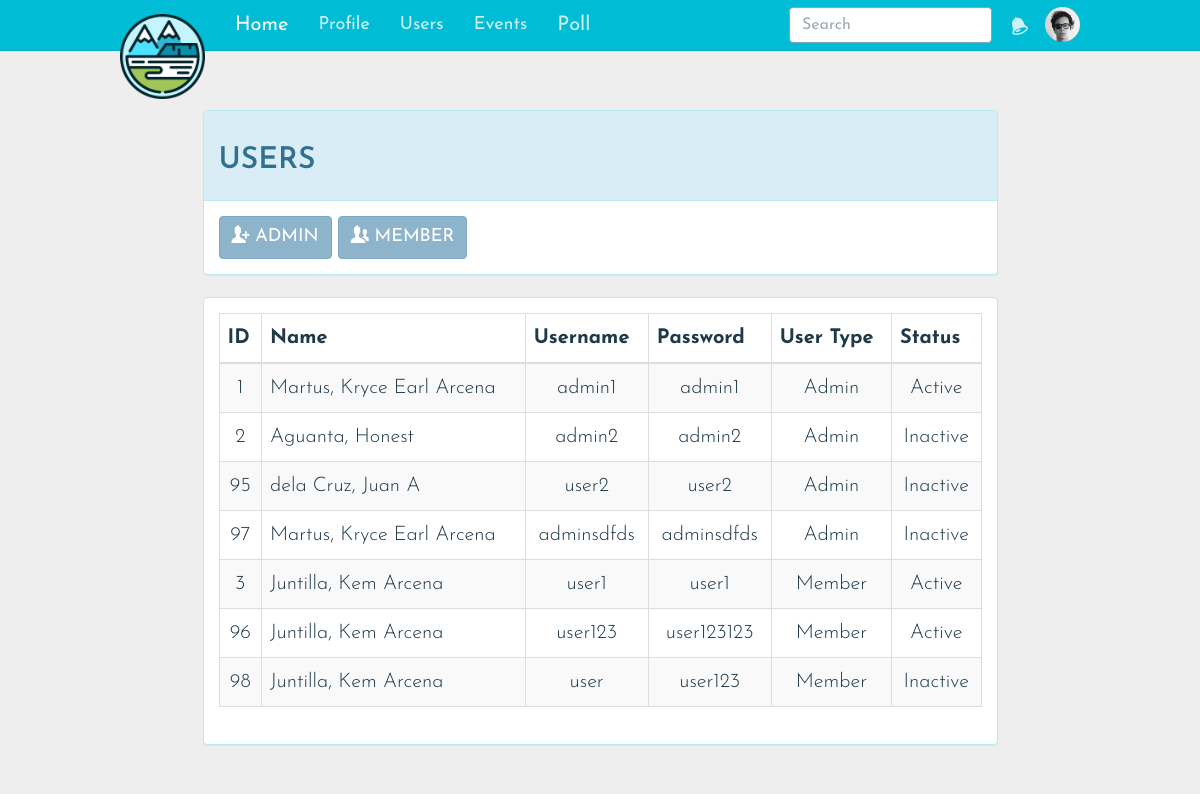
The page /users.php (signed in) on the database as committed earlier.
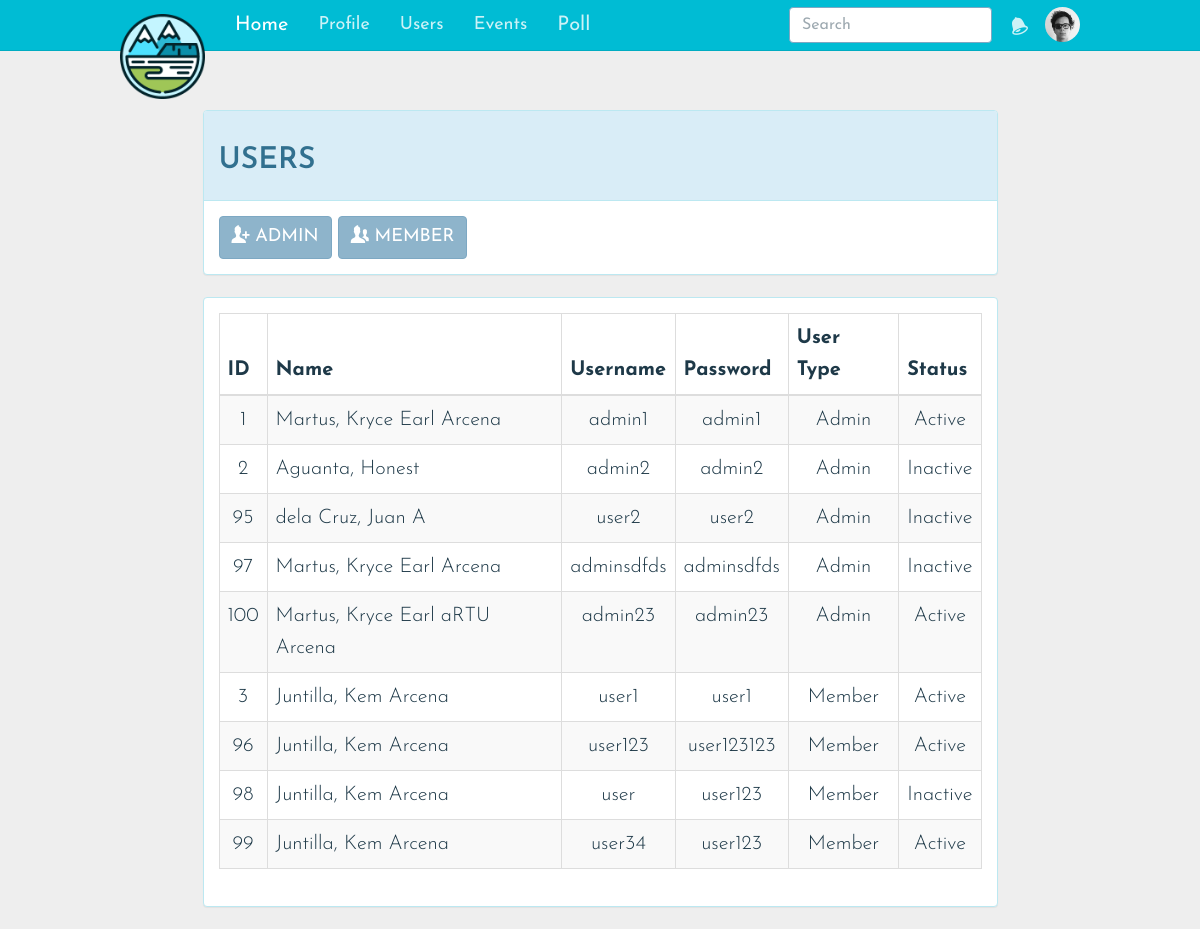
The same page on the database as committed later.
### tables this page shows
CREATE TABLE `users` (
  `id` int(10) NOT NULL AUTO_INCREMENT COMMENT 'User ID',
  `user_type_id` int(10) DEFAULT NULL,
  `status_id` int(10) DEFAULT NULL,
  `first_name` varchar(255) DEFAULT NULL,
  `username` varchar(255) DEFAULT NULL,
  `password` varchar(255) DEFAULT NULL,
  `last_name` varchar(255) DEFAULT NULL,
  `middle_name` varchar(255) DEFAULT NULL,
  PRIMARY KEY (`id`),
  KEY `user_type_id` (`user_type_id`),
  KEY `status_id` (`status_id`),
  CONSTRAINT `users_ibfk_1` FOREIGN KEY (`user_type_id`) REFERENCES `user_type` (`user_type_id`),
  CONSTRAINT `users_ibfk_2` FOREIGN KEY (`status_id`) REFERENCES `user_status` (`status_id`)
);

CREATE TABLE `user_type` (
  `user_type_id` int(10) NOT NULL,
  `description` varchar(255) DEFAULT NULL,
  PRIMARY KEY (`user_type_id`)
);

CREATE TABLE `user_status` (
  `status_id` int(10) NOT NULL,
  `description` varchar(255) DEFAULT NULL,
  PRIMARY KEY (`status_id`)
);

### users.php (called while the page is built, shortened)
<?php
include('views/users/usertype.php');
 ?>

### class/userClass.php (called while the page is built, shortened)
<?php
class userClass
{
    public function getAllUsers()
    {
     try {
      $db = getDB();
      $st = $db->prepare("SELECT DISTINCT id,user_type.`description` AS 'user_type', username, users.`password`, user_status.`description` AS 'user_status',first_name, middle_name, last_name
        FROM users, user_type, user_status
        WHERE users.`user_type_id`=user_type.`user_type_id` AND users.`status_id`=user_status.`status_id`");
      $st->execute();
      $data=$st->fetchAll();
    } catch (PDOException $e) {
    }
    return $data;
  }
}
?>

### views/Users/UserType.php (the view)
<?php
$userClass = new userClass();
$users = $userClass->getAllUsers();
require_once 'views/layouts/header.php';
require_once 'views/layouts/nav.php';
?>
<div class="container p-t-lg">
	<div class="row">
		<div class="col col-md-10 col-md-offset-1">
			<div class="panel panel-info">
				<div class="panel-heading">
					<h2>USERS</h2>
				</div>
				<div class="panel-body">
					<ul class="nav nav-pills">
						<a href="register-admin.php" class="button">
						  <button type="submit" class=" btn btn-info">
						      <span class="icon icon-add-user"></span>
						   			ADMIN
						  </button>
						   </a>
						<a href="register-user.php">
							  	<button type="submit" class=" btn btn-info">
						     		<span class="icon icon-users"></span>
						     		MEMBER
								</button>
						</a>
					</ul>
				</div>
			</div>
		</div>
	</div>
</div>
<div class="container">
	<div class="row">
        <div class="col-sm-10 col-sm-offset-1">
            <div id="imaginary_container">
            	<div class="panel panel-info">
            		<div class="panel-body">
		                <table id="user-data" class="table table-striped table-bordered dt-responsive nowrap" cellspacing="0" width="100%">
							<thead>
								<tr>
								<th>ID</th>
								<th>Name</th>
								<th>Username</th>
								<th>Password</th>
								<th>User Type</th>
								<th>Status</th>
								</tr>
							</thead>
							<tbody>
									<?php
										foreach($users as $user)
										{
											?> <tr align="center">
												<td><?php echo $user['id'];?></td>
												<td align="left"><?php echo $user['last_name'] . ', ' . $user['first_name'] . ' '. $user['middle_name']?></td>
												<td><?php echo $user['username'];?></td>
												<td><?php echo $user['password'];?></td>
												<td><?php echo $user['user_type'];?></td>
												<td><?php echo $user['user_status'];?></td>
												</tr>
										<?php  } ?>
							</tbody>
						</table>
	                </div>
                </div>
            </div>
        </div>
	</div>
</div>
<?php
require_once 'views/layouts/footer.php';
?>

Rows that differ between the two databases and show on the page:
added users: id "100", last_name "Martus", first_name "Kryce Earl aRTU", middle_name "Arcena", username "admin23", password "admin23", user_type.description "Admin", status.description "Active"
added users: id "99", last_name "Juntilla", first_name "Kem", middle_name "Arcena", username "user34", password "user123", user_type.description "Member", status.description "Active"
